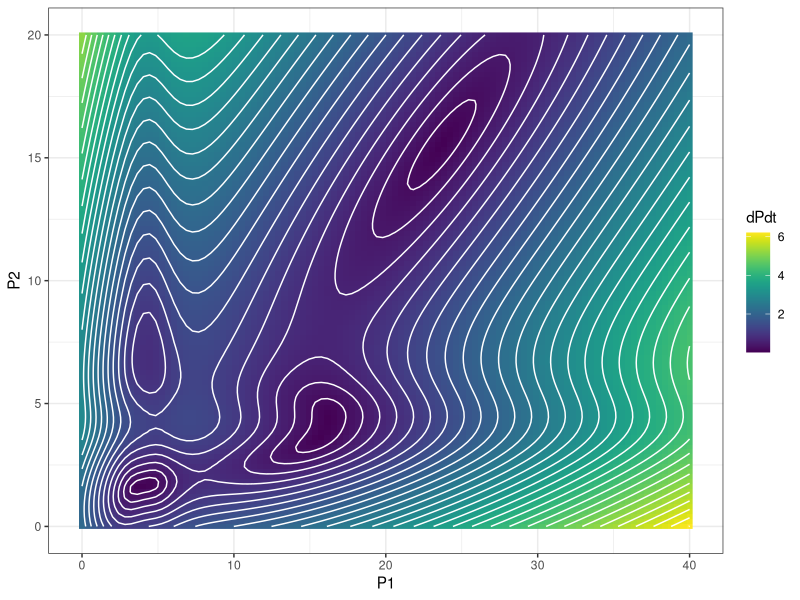
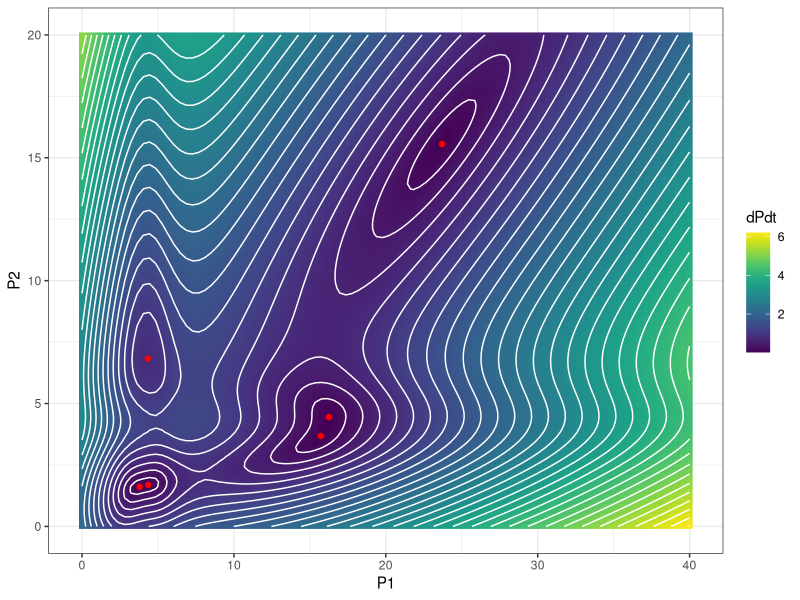
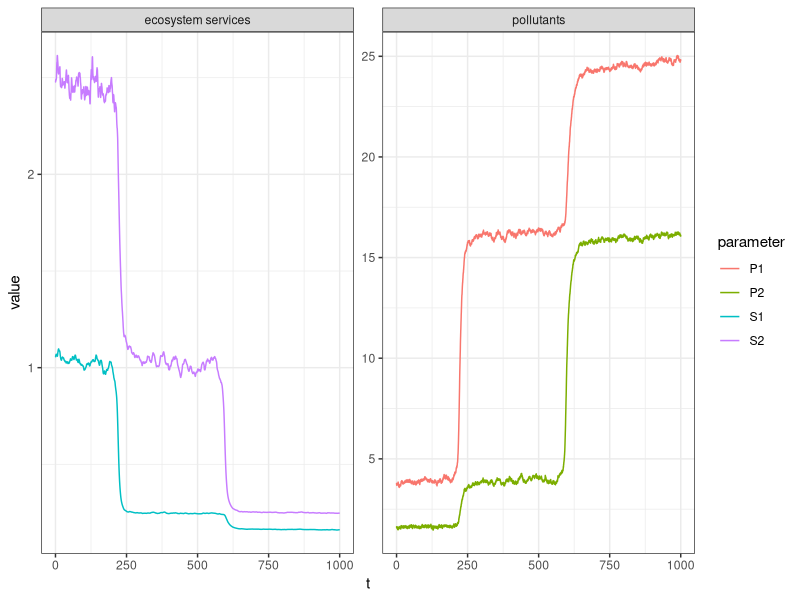
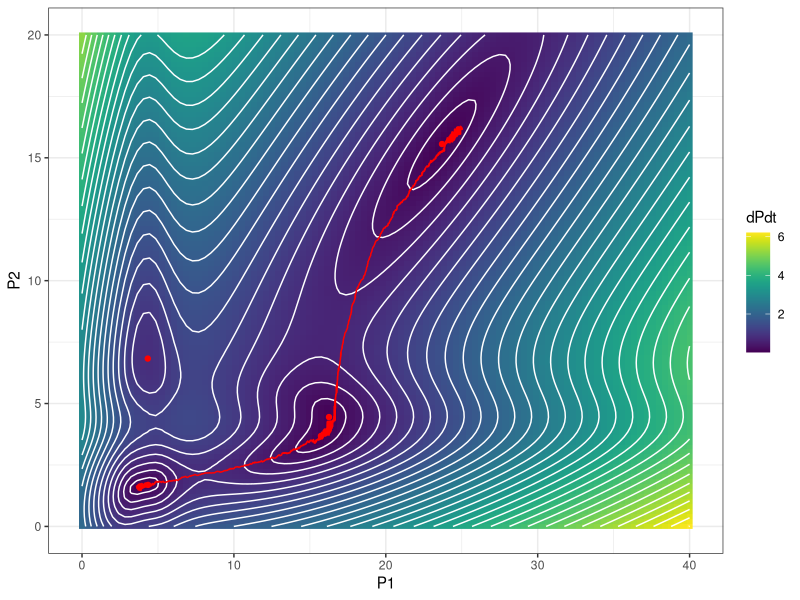
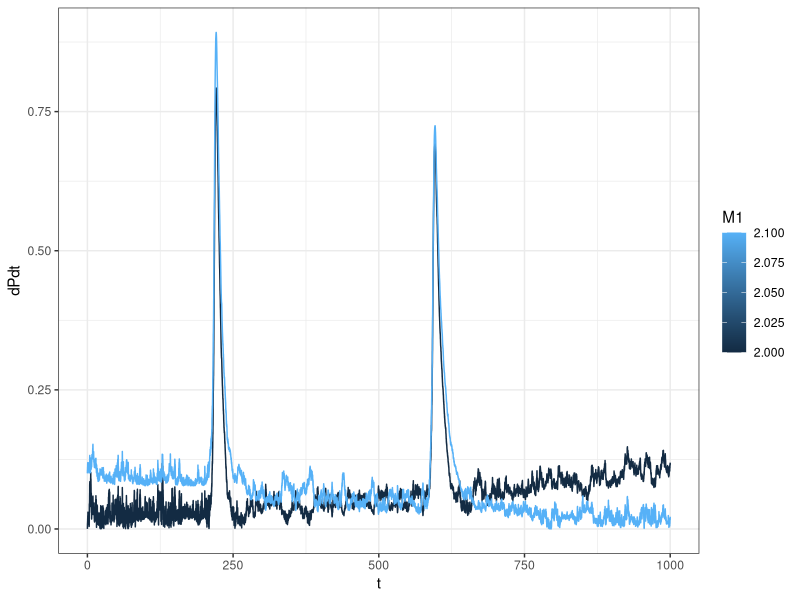
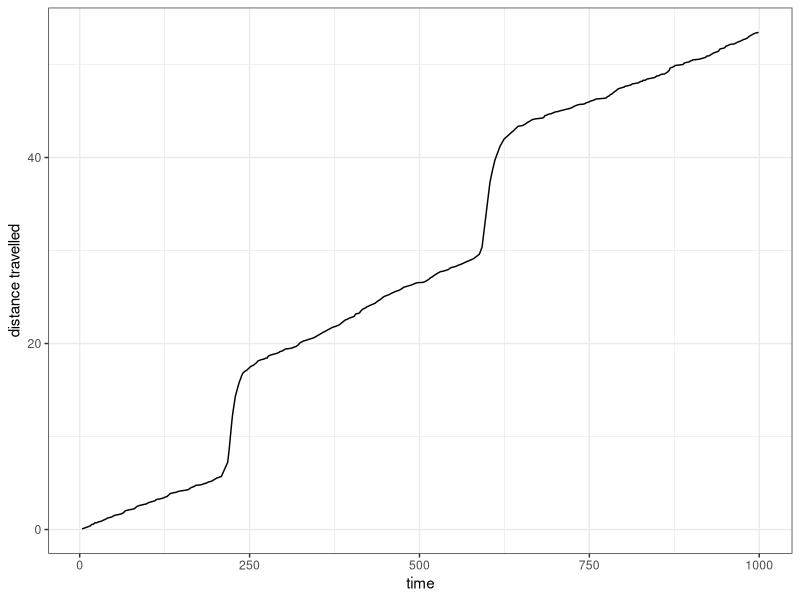
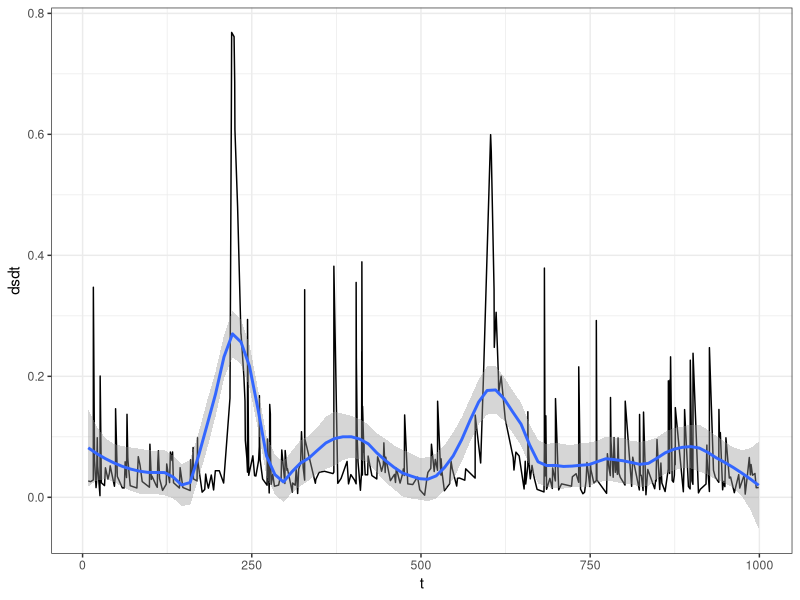

Recreate these plots in R, in order.

# Setup -------------------------------------------------------------------

# Load packages
library(tidyverse)
library(lhs)
library(viridis)

theme_set(theme_bw())

# Define pollutant rate of change functions -------------------------------

# Saturating sequestration function
f_of_P <- function(P, m = 5, q = 6) {
  P * m ^ q / (m ^ q + P ^ q)
}

# Rate of change of pollutant in region 1
f_dP1dt <- function(P1, P2, M1 = 2, c1 = 0.05, D = 0.1, s = 0.5) {
    M1 + D * (P2 - P1) - c1 * P1 - s * f_of_P(P1)
  }

# Rate of change of pollutant in region 2
f_dP2dt <-
  function(P1, P2, M2 = 0.75, c2 = 0.1, D = 0.1, s = 0.5) {
    M2 + D * (P1 - P2) - c2 * P2 - s * f_of_P(P2)
  }

# Total rate of change in pollutants
f_dPdt <- function(P1, P2, M1 = 2) {
  sqrt(f_dP1dt(P1, P2, M1)^2 + f_dP2dt(P1, P2)^2)
}


# Visualize pollutant rates of change -------------------------------------

# Size of grid (n x n)
n <- 100

# Parameter vectors
P1 <- seq(0, 40, length.out = n)
P2 <- seq(0, 20, length.out = n)

# Evaluate rates over grid
pollutantRates <- 
  expand.grid(P1 = P1, P2 = P2) %>% 
  mutate(dP1dt = f_dP1dt(P1, P2),
         dP2dt = f_dP2dt(P1, P2),
         dPdt = sqrt(dP1dt^2 + dP2dt^2))

# Contour plot of rates
ggplot(pollutantRates, aes(P1, P2)) + 
  geom_raster(aes(fill = dPdt)) +
  geom_contour(aes(z = dPdt), color = "white", binwidth = 0.2) +
  scale_fill_viridis()


# Find minimum rates of change in pollutants (optimization) ---------------

# Bounds on parameters P1 and P2 (used to scale)
LB <- c(0, 0)
UB <- c(40, 20)

# Convert parameters to 0 to 1 range
x_to_u <- function(x) {
  (x - LB) / (UB - LB)
}

# Convert from 0 to 1 range back to parameter range
u_to_x <- function(u) {
  u*(UB - LB) + LB 
}

f_obj <- function(u) {
  x <- u_to_x(u)
  f_dPdt(x[1], x[2])
}

# Define staring points for optimiation (Latin Hypercube Sampling)
starts <- randomLHS(1000, 2)

# Preallocate empty arrays
fmin <- numeric(nrow(starts))
flag <- numeric(nrow(starts))
uOpt <- matrix(nrow = nrow(starts), ncol = 2)
xOpt <- matrix(nrow = nrow(starts), ncol = 2)

# Loop over starting locations performing optimization
for(i in 1:nrow(starts)) {
  opt <- optim(starts[i,], f_obj, control = list(maxit = 1e4, reltol = 1e-8))
  uOpt[i,] <- opt$par
  xOpt[i,] <- u_to_x(opt$par)
  fmin[i] <- opt$value
}
possibleOpt <- unique(round(uOpt*1e3)/1e3)

# Restart optimizer at each possible optimum
starts <- possibleOpt
fmin <- numeric(nrow(starts))
flag <- numeric(nrow(starts))
uOpt <- matrix(nrow = nrow(starts), ncol = 2)
xOpt <- matrix(nrow = nrow(starts), ncol = 2)
for(i in 1:nrow(starts)) {
  opt <- optim(starts[i,], f_obj, control = list(maxit = 1e4, reltol = 1e-8, abstol = 1e-8))
  uOpt[i,] <- opt$par
  xOpt[i,] <- u_to_x(opt$par)
  fmin[i] <- opt$value
}

# Collect local optimums
uniqueMins <- unique(round(xOpt*1e2)/1e2)
localMin <- data_frame(P1 = uniqueMins[,1], P2 = uniqueMins[,2]) %>% 
  mutate(dPdt = f_dPdt(P1, P2))

# Plot local optimums
ggplot(pollutantRates, 
       aes(P1, P2)) + 
  geom_raster(aes(fill = dPdt)) +
  geom_contour(aes(z = dPdt), color = "white", binwidth = 0.2) +
  scale_fill_viridis() +
  geom_point(data = localMin, color = "red")

# Solve system differential equations -------------------------------------

# Model parameters
r <- 1        # renewal rate of the ecosystem service
h <- 0.5      #  effects of extracting or using the ecosystem service
k <- 0.5      # impact of the pollutant on renewal of the ecosystem service
c1 <- 0.05    # decay rate 1
c2 <- 0.1     # decay rate 2
D <- 0.1      # transport rate between region j and region i
s <- 0.5      # maximum sequestration rate
m <- 5        # pollutant level at with sequestration is half the max rate
q <- 6        # determines slope of f(P) near P = m
sigma <- 0.05 # standard deviation of shocks to the system

# Time vector
n <- 36
dt <- 1/n
t <- seq(0, 1e3, dt)

# Weiner noise process
dW <- function(dt) {
  rnorm(1, mean = 0, sd = sqrt(dt))
}

# Preallocate arrays
S1 = numeric(length(t)-1)
S2 = numeric(length(t)-1)
P1 = numeric(length(t)-1)
P2 = numeric(length(t)-1)
M1 = numeric(length(t)-1)
M2 = numeric(length(t)-1)

# Initial conditions
S1[1] = 1.055
S2[1] = 2.478
P1[1] = 3.790
P2[1] = 1.614
M1[1] <- 2.0
M2[1] <- 0.75

# Euler–Maruyama method
for(i in 1:(length(t)-1)){
  
  # Change in pollution discharge
  dM1 <- ((2.1 - 2.0)/1e3) * dt
  dM2 <- 0

  # Change in ecosystem services
  dS1 <- ((r / (k * P1[i])) - h * S1[i]) * dt
  dS2 <- ((r / (k * P2[i])) - h * S2[i]) * dt
  
  # Change in pollutants
  dP1 <- (M1[i] + D*(P2[i] - P1[i]) - c1*P1[i] - s*f_of_P(P1[i])) * dt + sigma*dW(dt)
  dP2 <- (M2[i] + D*(P1[i] - P2[i]) - c2*P2[i] - s*f_of_P(P2[i])) * dt + sigma*dW(dt)
  
  # Pollution discharge
  M1[i+1] <- M1[i] + dM1
  M2[i+1] <- M2[i] + dM2
  
  # Pollutants
  P1[i+1] <- P1[i] + dP1
  P2[i+1] <- P2[i] + dP2
  
  # Ecosystem services
  S1[i+1] <- S1[i] + dS1
  S2[i+1] <- S2[i] + dS2
}

# Ecosystem services results
services <- as_tibble(cbind(t, S1, S2))

# Pollutants results
pollutants <- as_tibble(cbind(t, P1, P2))

# Merge results
systemState <- left_join(services, pollutants)

# Plot data
plotData <- rbind(services %>% 
                    gather(parameter, value, -t) %>% 
                    mutate(group = "ecosystem services"), 
                  pollutants %>% 
                    gather(parameter, value, -t) %>% 
                    mutate(group = "pollutants"))

# Plot system state variables over time
ggplot(data = plotData,
       aes(x = t, y = value, color = parameter)) +
  geom_line() +
  facet_wrap(~group, scales = "free_y") 

# Plot pollutant path
ggplot(pollutantRates, 
       aes(P1, P2)) + 
  geom_raster(aes(fill = dPdt)) +
  geom_contour(aes(z = dPdt), color = "white", binwidth = 0.2) +
  scale_fill_viridis() +
  geom_point(data = localMin, color = "red") +
  geom_line(data = as_tibble(cbind(t, P1, P2)), color = "red")

# Calculate pollutant rate of change along path
M1 <- c(2, 2.1)
n <- length(t)
m <- length(M1)
pollutantRatesPath <-
  data_frame(
    t = rep(t, m),
    P1 = rep(P1, m),
    P2 = rep(P2, m),
    M1 = rep(M1, n)
  ) %>%
  mutate(dPdt = f_dPdt(P1, P2, M1))

# Plot pollutant rate of change along path
ggplot(data = pollutantRatesPath,
       aes(x = t, y = dPdt, group = M1, color = M1)) +
  geom_line()


# Calculate distance metrics ----------------------------------------------

distanceMetrics <- 
  systemState %>% 
  # Randomly sample 1% of data
  sample_frac(0.01) %>% 
  # Convert data to long form
  gather(variable, value, -t) %>% 
  # Distance between variables
  arrange(variable, t) %>% 
  group_by(variable) %>%
  mutate(dx = value - lag(value)) %>%
  ungroup() %>% 
  na.omit(dx) %>%
  # Sum of distances (across variables at each time)
  group_by(t) %>%
  summarize(ds = sqrt(sum(dx ^ 2))) %>%
  ungroup() %>%
  # Calculate cumulative ds and derivatives
  mutate(s = cumsum(ds),
         dsdt = ((s - lag(s)) / (t - lag(t))),
         d2sdt2 = ((dsdt - lag(dsdt)) / (t - lag(t)))) %>%
  ungroup()

# Plot distance over time
ggplot(data = distanceMetrics,
       aes(x = t, y = s)) +
  geom_line() +
  labs(x = "time", y = "distance travelled")

# 
ggplot(data = distanceMetrics,
       aes(x = t, y = dsdt)) +
  geom_line() +
  geom_smooth(method = "loess", span = 0.2)
